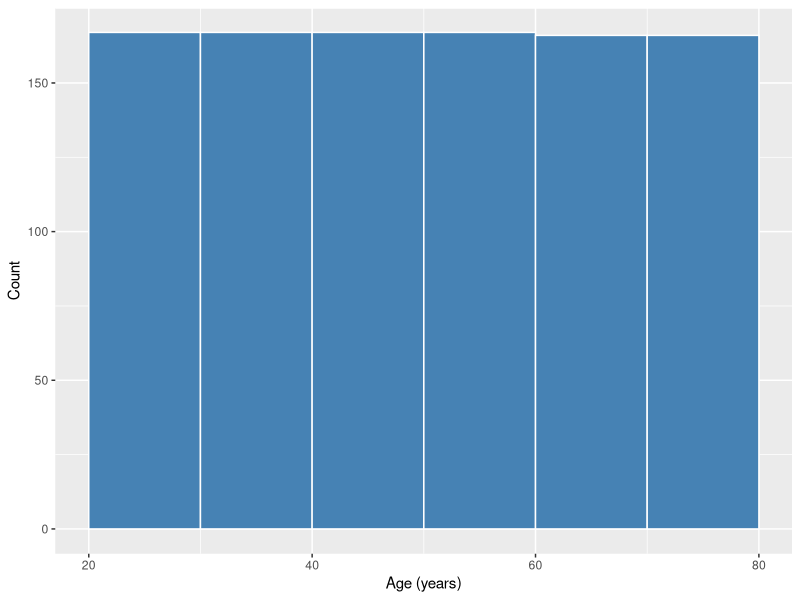

Write R code to recreate this figure.
## ---- chunk 1
#| label: setup-r-version
R.version.string
## ---- chunk 2
#| label: setup-first-code
1 + 1
2 * 3
## ---- chunk 3
#| label: setup-install
# 授業で使うデータ処理、心理尺度、構造方程式モデル、予測の機能を導入する
install.packages(
  c("tidyverse", "psych", "lavaan", "marginaleffects"),
  repos = "https://cloud.r-project.org"
)
## ---- chunk 4
#| label: setup-check-packages
library(tidyverse)
library(psych)
library(lavaan)
library(marginaleffects)
## ---- chunk 5
#| label: setup-working-directory
getwd()
list.files()
## ---- chunk 6
#| label: setup-read-csv
# tidyverseに含まれるreadrでCSVを読み込む
survey <- readr::read_csv("mock_survey.csv", show_col_types = FALSE)
## ---- chunk 7
#| label: setup-dimensions
dim(survey)
## ---- chunk 8
#| label: setup-age-summary
summary(survey$age)
## ---- chunk 9
#| label: setup-age-plot
# tidyverseに含まれるggplot2で作図する
age_plot <- ggplot2::ggplot(survey, ggplot2::aes(x = age)) +
  ggplot2::geom_histogram(binwidth = 10, boundary = 20,
                         closed = "left", color = "white", fill = "steelblue") +
  ggplot2::labs(x = "Age (years)", y = "Count")
print(age_plot)
## ---- chunk 10
#| label: setup-exercise-console
12 + 8
## ---- chunk 11
#| label: setup-exercise-editor
6 * 7
(6 + 7) * 2
## ---- chunk 12
#| label: setup-exercise-data
practice <- data.frame(
  score = c(60, 70, 80, 80, 90)
)
## ---- chunk 13
#| label: setup-exercise-summary
dim(practice)
summary(practice$score)
## ---- chunk 14
#| label: setup-exercise-mean-check
(60 + 70 + 80 + 80 + 90) / 5
## ---- chunk 15
#| label: setup-setwd
setwd("C:/Users/自分のユーザー名/Documents/data-analysis")
## ---- chunk 16
#| label: setup-install-ragg
# 日本語フォントを使ってPNG画像を保存するために導入する
install.packages("ragg", repos = "https://cloud.r-project.org")
## ---- chunk 17
#| label: setup-japanese-png
age_plot_ja <- age_plot +
  ggplot2::labs(x = "年齢（歳）", y = "人数") +
  ggplot2::theme(text = ggplot2::element_text(family = "Hiragino Sans"))
ragg::agg_png("age-japanese.png", width = 1200, height = 800, res = 160)
print(age_plot_ja)
dev.off()
